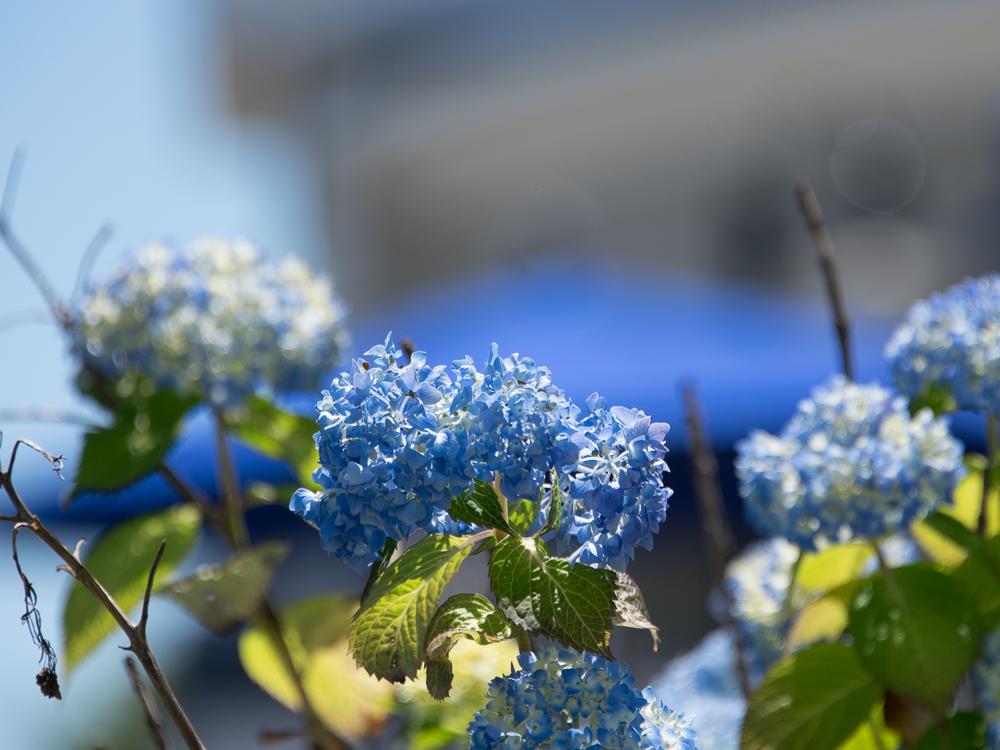
#> input picture images/blue-flowers.jpg, 1000 x 750 px
$ python 08_masking.py --image ../../images/blue-flowers.jpg
#> lines starting #> are read from the running program, lines starting #| are printed output that depends on the picture; after the words box and inside, x2 and y2 are one past the last pixel; in counts of white or black regions, pixels touching at a corner belong together
import numpy as np
import argparse
import cv2

ap = argparse.ArgumentParser()
ap.add_argument("-i", "--image", required=True, help="Path to image file")
ap.add_argument("-s", "--start", required=False, help="Coordinates to start crop")
ap.add_argument("-e", "--end", required=False, help="Coordinates to end crop")
args = vars(ap.parse_args())

image = cv2.imread(args["image"])
#> image is the input picture: shape (750, 1000, 3); mean B, G, R 130.9, 122.7, 104.8
cv2.imshow("Original", image)
(h, w) = image.shape[:2]
#> h = 750; w = 1000


def parse_coordinates(coordinate, default):
    if coordinate is None:
        return default

    try:
        (x, y) = tuple([int(part) for part in coordinate.split(",")])
        if x > w or x < 0 or y > h or y < 0:
            raise ValueError

        return x, y
    except ValueError:
        print("Invalid start coordinates")
        exit(1)


start = parse_coordinates(args["start"], (0, 0))
end = parse_coordinates(args["end"], (w, h))
#> end = (1000, 750)

mask = np.zeros((h, w), dtype="uint8")
cv2.rectangle(mask, start, end, 255, -1)
#> mask: shape (750, 1000); every value is 255
cv2.imshow("Mask", mask)

masked = cv2.bitwise_and(image, image, mask=mask)
cv2.imshow("Masked Image", masked)

mask = np.zeros((h, w), dtype="uint8")
smallest_dim = w // 2 if w < h else h // 2
#> smallest_dim = 375
cv2.circle(mask, (w // 2, h // 2), smallest_dim, 255, -1)
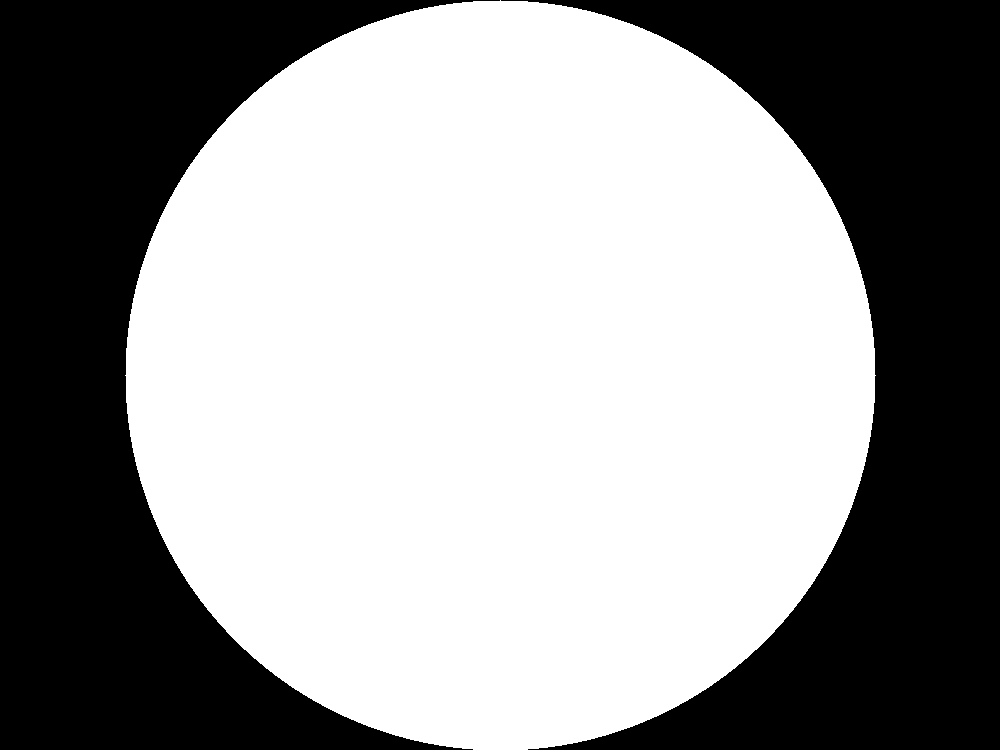
#> mask: shape (750, 1000); 58.9% white; 2 black regions, box (x1, y1, x2, y2) and area: (0, 0, 500, 750) 154483, (501, 0, 1000, 750) 153733

masked = cv2.bitwise_and(image, image, mask=mask)
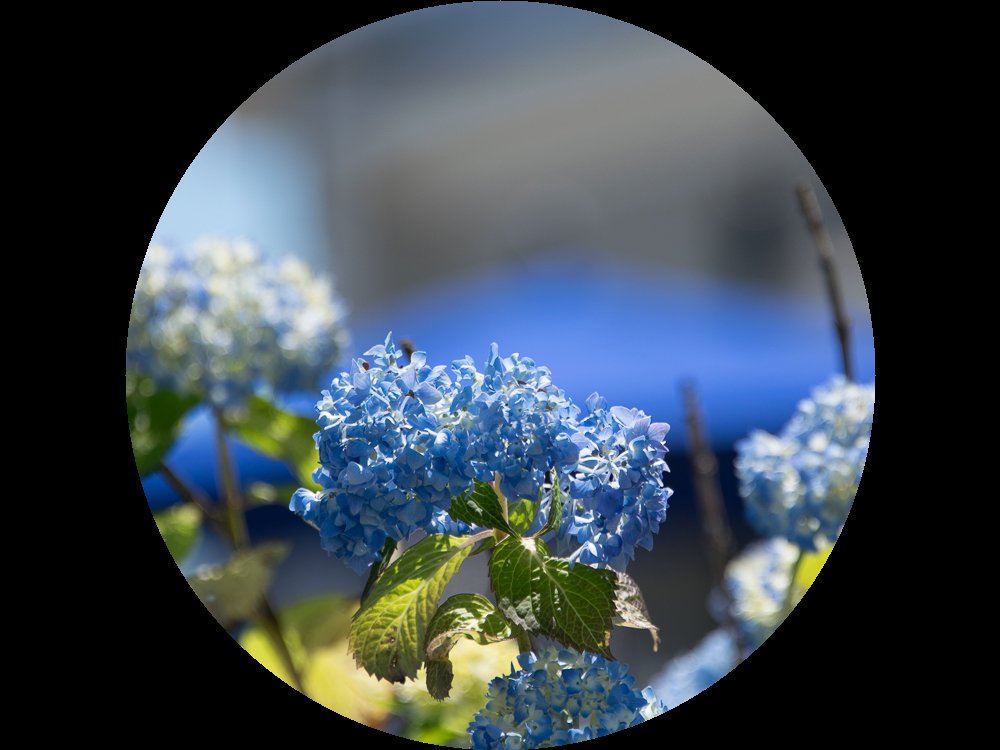
#> masked: shape (750, 1000, 3); mean B, G, R 76.9, 68.7, 58.2
cv2.imshow("Masked Circle", masked)

cv2.waitKey(0)

$ run again, on images/white-flowers.jpg
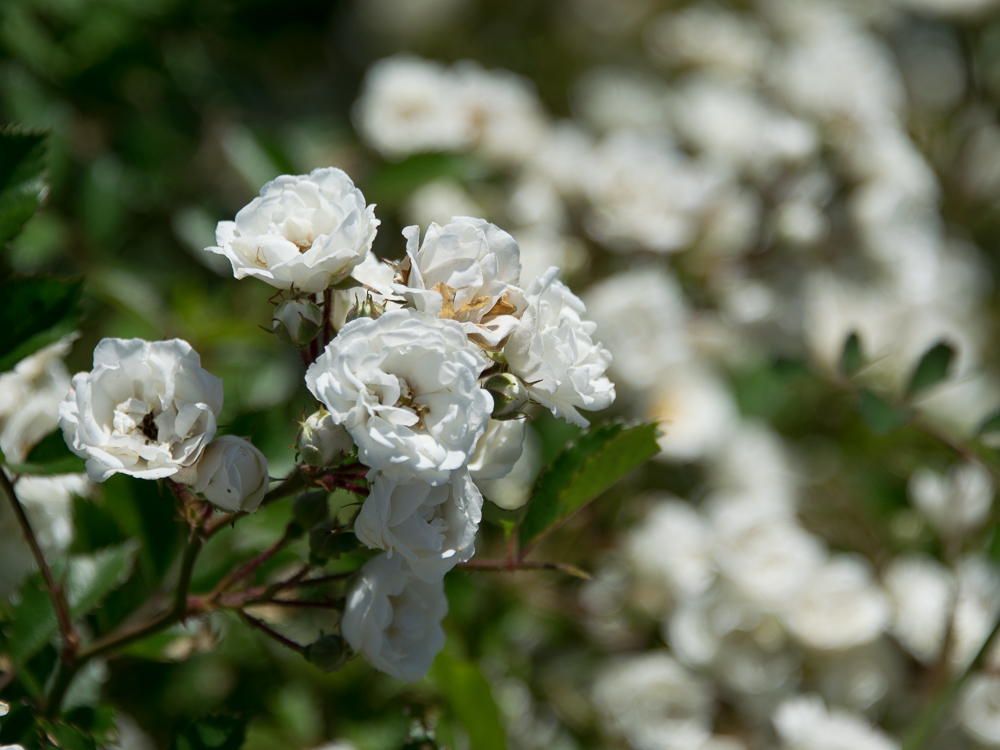
#> input picture images/white-flowers.jpg, 1000 x 750 px
#> image is the input picture: shape (750, 1000, 3); mean B, G, R 85.4, 108.1, 101.1
#> `masked = cv2.bitwise_and(image, image, mask=mask)`:
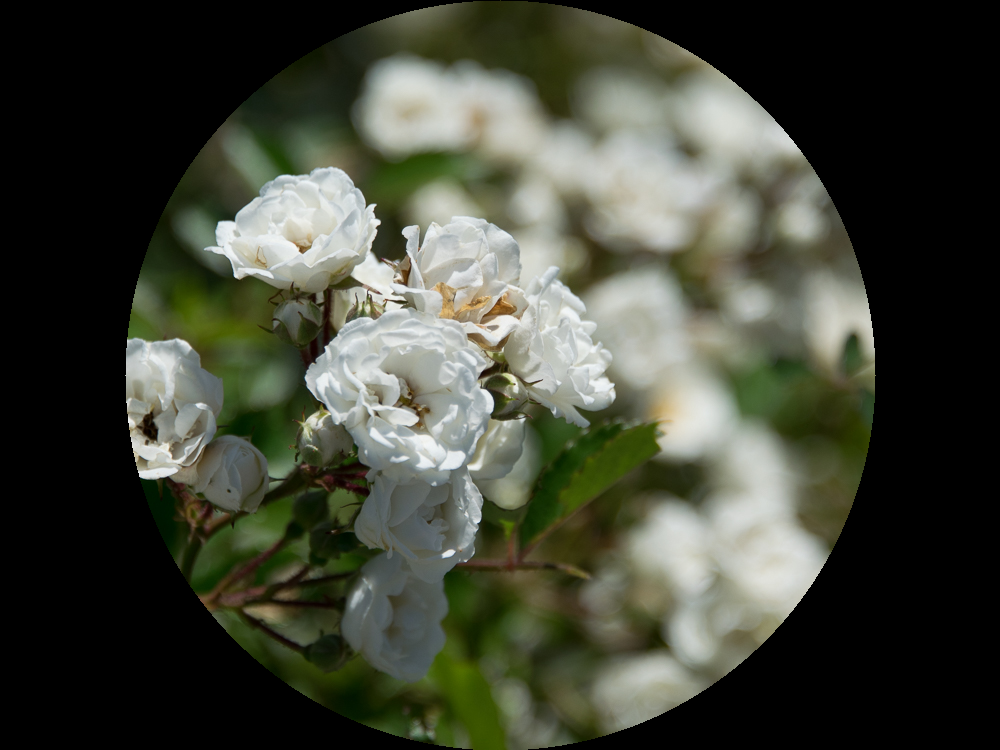
#> masked: shape (750, 1000, 3); mean B, G, R 56.5, 69.2, 66.1
